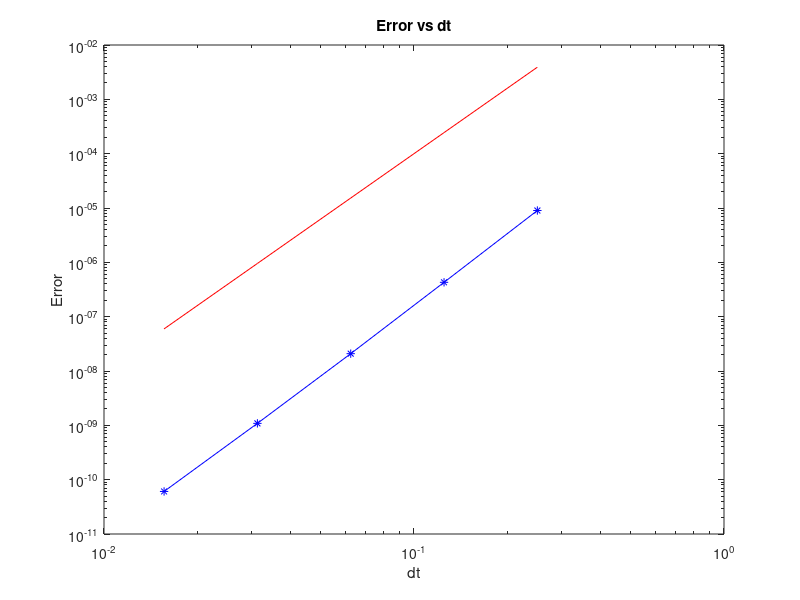

Here is the MATLAB script that generated this plot:
% Classical R-K 4 to solve the ODE

T = 0.5;
n = 2.^[1:5];
DT = T./n;
f = @(u,t) (1-2*t)*u;
u_exact = @(t) exp(1/4-(1/2-t).^2);
error = zeros(1,5);
for i = 1:5
    dt = DT(i);
    x = 0:dt:T;
    u = zeros(1,length(x));
    u(1)=1;
    for j = 1:(length(x)-1)
        tn = x(j);
        
        Y1 = u(j);
        Y2 = Y1 + dt/2*f(Y1,tn);
        Y3 = Y1 + dt/2*f(Y2,tn+dt/2);
        Y4 = Y1 + dt*f(Y3,tn+dt/2);
        
        u(j+1) = u(j) + dt/6*(f(Y1,tn)+2*f(Y2,tn+dt/2)+2*f(Y3,tn+dt/2)+...
            f(Y4,tn+dt));
    end
    error(i) = abs(u_exact(T)-u(end));
end
loglog(DT, error,"b-*");
hold on;
loglog(DT,DT.^4, "r-")
title("Error vs dt")
xlabel("dt")
ylabel("Error")